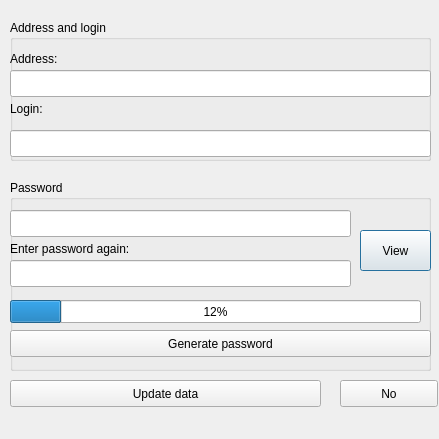
<?xml version="1.0" encoding="UTF-8"?>
<ui version="4.0">
 <class>Dialog</class>
 <widget class="QDialog" name="Dialog">
  <property name="geometry">
   <rect>
    <x>0</x>
    <y>0</y>
    <width>439</width>
    <height>439</height>
   </rect>
  </property>
  <property name="sizePolicy">
   <sizepolicy hsizetype="Fixed" vsizetype="Fixed">
    <horstretch>0</horstretch>
    <verstretch>0</verstretch>
   </sizepolicy>
  </property>
  <property name="minimumSize">
   <size>
    <width>439</width>
    <height>439</height>
   </size>
  </property>
  <property name="maximumSize">
   <size>
    <width>439</width>
    <height>439</height>
   </size>
  </property>
  <property name="windowTitle">
   <string>Update data to base</string>
  </property>
  <widget class="QGroupBox" name="groupBox">
   <property name="geometry">
    <rect>
     <x>10</x>
     <y>180</y>
     <width>421</width>
     <height>191</height>
    </rect>
   </property>
   <property name="title">
    <string>Password</string>
   </property>
   <widget class="QLineEdit" name="pwd">
    <property name="geometry">
     <rect>
      <x>0</x>
      <y>30</y>
      <width>341</width>
      <height>27</height>
     </rect>
    </property>
    <property name="echoMode">
     <enum>QLineEdit::Password</enum>
    </property>
   </widget>
   <widget class="QLineEdit" name="repwd">
    <property name="geometry">
     <rect>
      <x>0</x>
      <y>80</y>
      <width>341</width>
      <height>27</height>
     </rect>
    </property>
    <property name="echoMode">
     <enum>QLineEdit::Password</enum>
    </property>
   </widget>
   <widget class="QPushButton" name="view_pwd">
    <property name="geometry">
     <rect>
      <x>350</x>
      <y>50</y>
      <width>71</width>
      <height>41</height>
     </rect>
    </property>
    <property name="text">
     <string>View</string>
    </property>
   </widget>
   <widget class="QPushButton" name="generate">
    <property name="geometry">
     <rect>
      <x>0</x>
      <y>150</y>
      <width>421</width>
      <height>27</height>
     </rect>
    </property>
    <property name="text">
     <string>Generate password</string>
    </property>
   </widget>
   <widget class="QLabel" name="label">
    <property name="geometry">
     <rect>
      <x>0</x>
      <y>60</y>
      <width>151</width>
      <height>17</height>
     </rect>
    </property>
    <property name="text">
     <string>Enter password again:</string>
    </property>
   </widget>
   <widget class="QProgressBar" name="prBar">
    <property name="geometry">
     <rect>
      <x>0</x>
      <y>120</y>
      <width>411</width>
      <height>23</height>
     </rect>
    </property>
    <property name="maximum">
     <number>190</number>
    </property>
    <property name="value">
     <number>24</number>
    </property>
   </widget>
  </widget>
  <widget class="QGroupBox" name="groupBox_2">
   <property name="geometry">
    <rect>
     <x>10</x>
     <y>20</y>
     <width>421</width>
     <height>141</height>
    </rect>
   </property>
   <property name="title">
    <string>Address and login</string>
   </property>
   <widget class="QLineEdit" name="inet_addr">
    <property name="geometry">
     <rect>
      <x>0</x>
      <y>50</y>
      <width>421</width>
      <height>27</height>
     </rect>
    </property>
   </widget>
   <widget class="QLineEdit" name="login">
    <property name="geometry">
     <rect>
      <x>0</x>
      <y>110</y>
      <width>421</width>
      <height>27</height>
     </rect>
    </property>
   </widget>
   <widget class="QLabel" name="label_2">
    <property name="geometry">
     <rect>
      <x>0</x>
      <y>80</y>
      <width>66</width>
      <height>17</height>
     </rect>
    </property>
    <property name="text">
     <string>Login:</string>
    </property>
   </widget>
   <widget class="QLabel" name="label_3">
    <property name="geometry">
     <rect>
      <x>0</x>
      <y>30</y>
      <width>66</width>
      <height>17</height>
     </rect>
    </property>
    <property name="text">
     <string>Address:</string>
    </property>
   </widget>
  </widget>
  <widget class="QPushButton" name="add">
   <property name="geometry">
    <rect>
     <x>10</x>
     <y>380</y>
     <width>311</width>
     <height>27</height>
    </rect>
   </property>
   <property name="text">
    <string>Update data</string>
   </property>
  </widget>
  <widget class="QPushButton" name="ext">
   <property name="geometry">
    <rect>
     <x>340</x>
     <y>380</y>
     <width>98</width>
     <height>27</height>
    </rect>
   </property>
   <property name="text">
    <string>No</string>
   </property>
  </widget>
 </widget>
 <resources/>
 <connections>
  <connection>
   <sender>ext</sender>
   <signal>clicked()</signal>
   <receiver>Dialog</receiver>
   <slot>close()</slot>
   <hints>
    <hint type="sourcelabel">
     <x>388</x>
     <y>393</y>
    </hint>
    <hint type="destinationlabel">
     <x>219</x>
     <y>208</y>
    </hint>
   </hints>
  </connection>
 </connections>
</ui>
